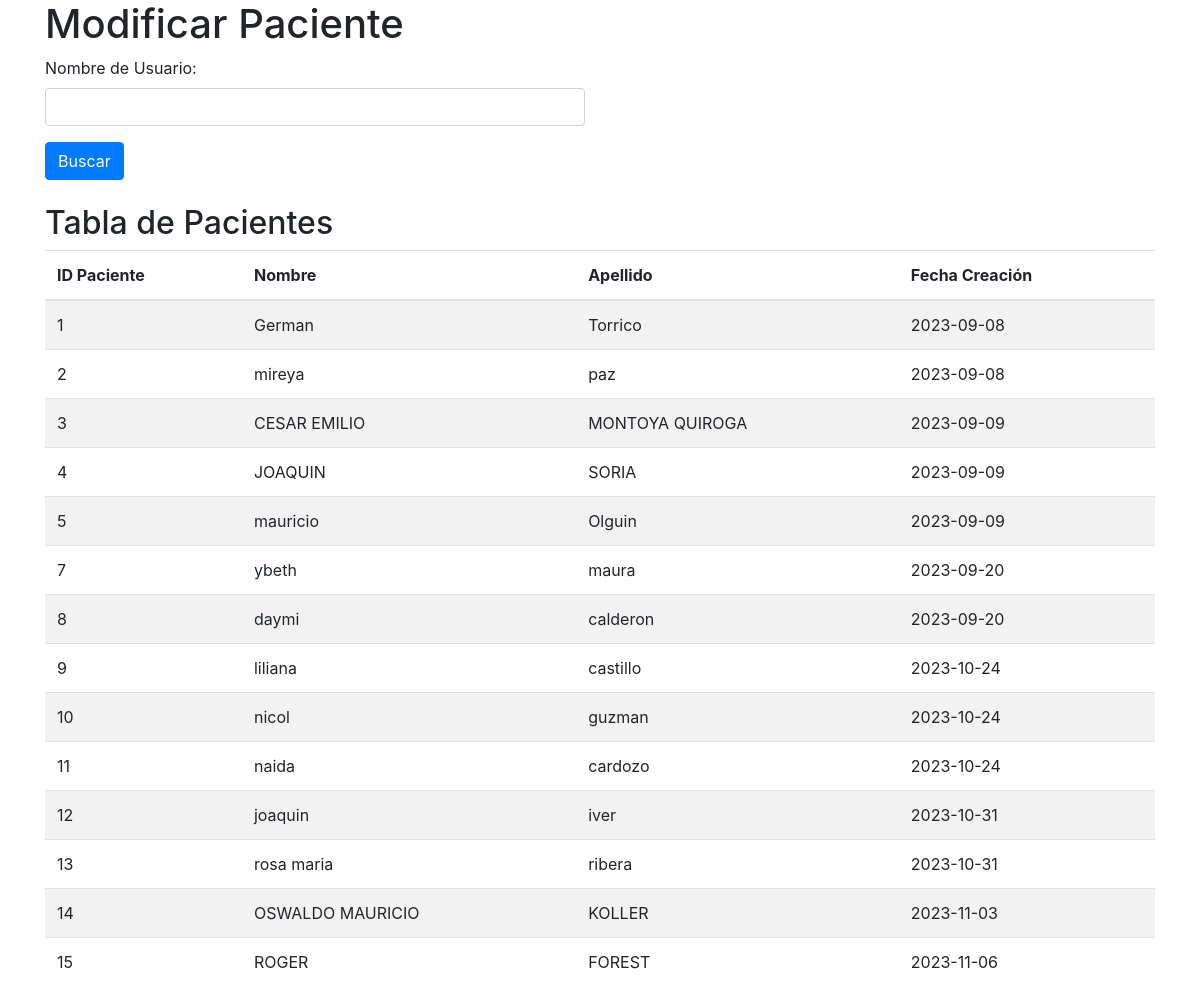
The app's page /CapaPresentacion/modificar_paciente.php (signed in) with its own data.
### tables this page shows
CREATE TABLE `tpaciente` (
  `id_paciente` int(11) NOT NULL,
  `id_persona` int(11) DEFAULT NULL,
  `fecha_creacion` date DEFAULT NULL
);

CREATE TABLE `tpersona` (
  `id_persona` int(11) NOT NULL,
  `nombre` varchar(50) DEFAULT NULL,
  `apellido` varchar(50) DEFAULT NULL,
  `fecha_nacimiento` date DEFAULT NULL,
  `telefono` varchar(10) DEFAULT NULL,
  `correo` varchar(50) DEFAULT NULL,
  `direccion` varchar(80) DEFAULT NULL,
  `fecha_creacion` timestamp NOT NULL DEFAULT current_timestamp(),
  `estado` int(1) DEFAULT NULL
);

### CapaDato/conexion.php (called while the page is built, shortened)
<?php
class Database {
    private $host = 'localhost';
    private $username = 'admin';
    private $password = 'admssu00$$';
    private $database = 'test';
    private $conn;
    public function __construct() {
        $this->conn = new mysqli($this->host, $this->username, $this->password, $this->database);
    }
    public function getConn() {
    return $this->conn;
    }
}
?>

### CapaNegocio/paciente.php (called while the page is built, shortened)
<?php
require_once( "../CapaDato/pacienteDAO.php" );
class paciente
{
    public function __construct() {
        $this->database = new Database();
        $this->paciente = new pacienteDAO($this->database);
    }
    public function tpacientes(){
        return $this->paciente->mostrar();
    }
 }
?>

### CapaDato/pacienteDAO.php (called while the page is built, shortened)
<?php
require_once('conexion.php');
require_once('../CapaNegocio/persona.php');
class pacienteDAO {
    private $conn;
    public function __construct($database) {
        $this->database = $database;
        $this->conn = $this->database->getConn();
    }
    public function mostrar() {
        $sql = "SELECT
            tp.id_paciente,
            tp.id_persona,
            tpn.nombre,
            tpn.apellido,
            tp.fecha_creacion
        FROM
            tpaciente AS tp
        JOIN
            tpersona AS tpn ON tp.id_persona = tpn.id_persona;";
        $result = $this->conn->query($sql);
        if ($result !== false) {
            $pacientes = $result->fetch_all(MYSQLI_ASSOC);
            return $pacientes;
        } else {
            return false;
        }
    }
}
?>

### CapaNegocio/persona.php (called while the page is built, shortened)
<?php
require_once "../CapaDato/personaDAO.php";
require_once "../CapaDato/conexion.php";
class Persona {
    public function __construct() {
        $this->database = new Database();
    }
}
?>

### CapaDato/personaDAO.php (called while the page is built, shortened)
<?php
require_once('conexion.php');
class PersonaDAO {
    public function __construct($database) {
        $this->database = $database;
    }
}
?>

### CapaPresentacion/modificar_paciente.php (the view, shortened to what this page needs)
<?php
require_once '../CapaDato/conexion.php';
require_once '../CapaNegocio/persona.php';
require_once '../CapaNegocio/paciente.php';
$paciente = new paciente ();
$datosPaciente=$paciente->tpacientes();
?>
<!DOCTYPE html>
<html>
<head>
    <link rel="stylesheet" href="https://maxcdn.bootstrapcdn.com/bootstrap/4.0.0/css/bootstrap.min.css">
    <link rel="stylesheet" href="https://cdnjs.cloudflare.com/ajax/libs/font-awesome/5.15.3/css/all.min.css">
</head>
<body>
    <div class="container">
        <h1>Modificar Paciente</h1>
        <div class="row">
            <div class="col-md-6">
                <form method="POST">
                    <div class="form-group">
                        <label>Nombre de Usuario:</label>
                        <input type="text" name="buscar_usuario" class="form-control">
                    </div>
                    <button type="submit" name="buscar" class="btn btn-primary">Buscar</button>
                </form>
            </div>
        </div>
    </div>
    <div class="container mt-4">
        <h2>Tabla de Pacientes</h2>
        <table class="table table-striped">
            <thead>
                <tr>
                    <th>ID Paciente</th>
                    <th>Nombre</th>
                    <th>Apellido</th>
                    <th>Fecha Creación</th>
                </tr>
            </thead>
            <tbody>
                <?php
                foreach ($datosPaciente as $paciente) {
                    echo "<tr>";
                    echo "<td>" . $paciente['id_paciente'] . "</td>";
                    echo "<td>" . $paciente['nombre'] . "</td>";
                    echo "<td>" . $paciente['apellido'] . "</td>";
                    echo "<td>" . $paciente['fecha_creacion'] . "</td>";
                    echo "</tr>";
                }
                ?>
            </tbody>
        </table>
    </div>
</body>
</html>

### records on screen
tpaciente: id_paciente "1", id_persona.nombre "German", id_persona.apellido "Torrico", fecha_creacion "2023-09-08"
tpaciente: id_paciente "2", id_persona.nombre "mireya", id_persona.apellido "paz", fecha_creacion "2023-09-08"
tpaciente: id_paciente "3", id_persona.nombre "CESAR EMILIO", id_persona.apellido "MONTOYA QUIROGA", fecha_creacion "2023-09-09"
tpaciente: id_paciente "4", id_persona.nombre "JOAQUIN", id_persona.apellido "SORIA", fecha_creacion "2023-09-09"
tpaciente: id_paciente "5", id_persona.nombre "mauricio", id_persona.apellido "Olguin", fecha_creacion "2023-09-09"
tpaciente: id_paciente "7", id_persona.nombre "ybeth", id_persona.apellido "maura", fecha_creacion "2023-09-20"
tpaciente: id_paciente "8", id_persona.nombre "daymi", id_persona.apellido "calderon", fecha_creacion "2023-09-20"
tpaciente: id_paciente "9", id_persona.nombre "liliana", id_persona.apellido "castillo", fecha_creacion "2023-10-24"
tpaciente: id_paciente "10", id_persona.nombre "nicol", id_persona.apellido "guzman", fecha_creacion "2023-10-24"
tpaciente: id_paciente "11", id_persona.nombre "naida", id_persona.apellido "cardozo", fecha_creacion "2023-10-24"
tpaciente: id_paciente "12", id_persona.nombre "joaquin", id_persona.apellido "iver", fecha_creacion "2023-10-31"
tpaciente: id_paciente "13", id_persona.nombre "rosa maria", id_persona.apellido "ribera", fecha_creacion "2023-10-31"
tpaciente: id_paciente "14", id_persona.nombre "OSWALDO MAURICIO", id_persona.apellido "KOLLER", fecha_creacion "2023-11-03"
tpaciente: id_paciente "15", id_persona.nombre "ROGER", id_persona.apellido "FOREST", fecha_creacion "2023-11-06"
